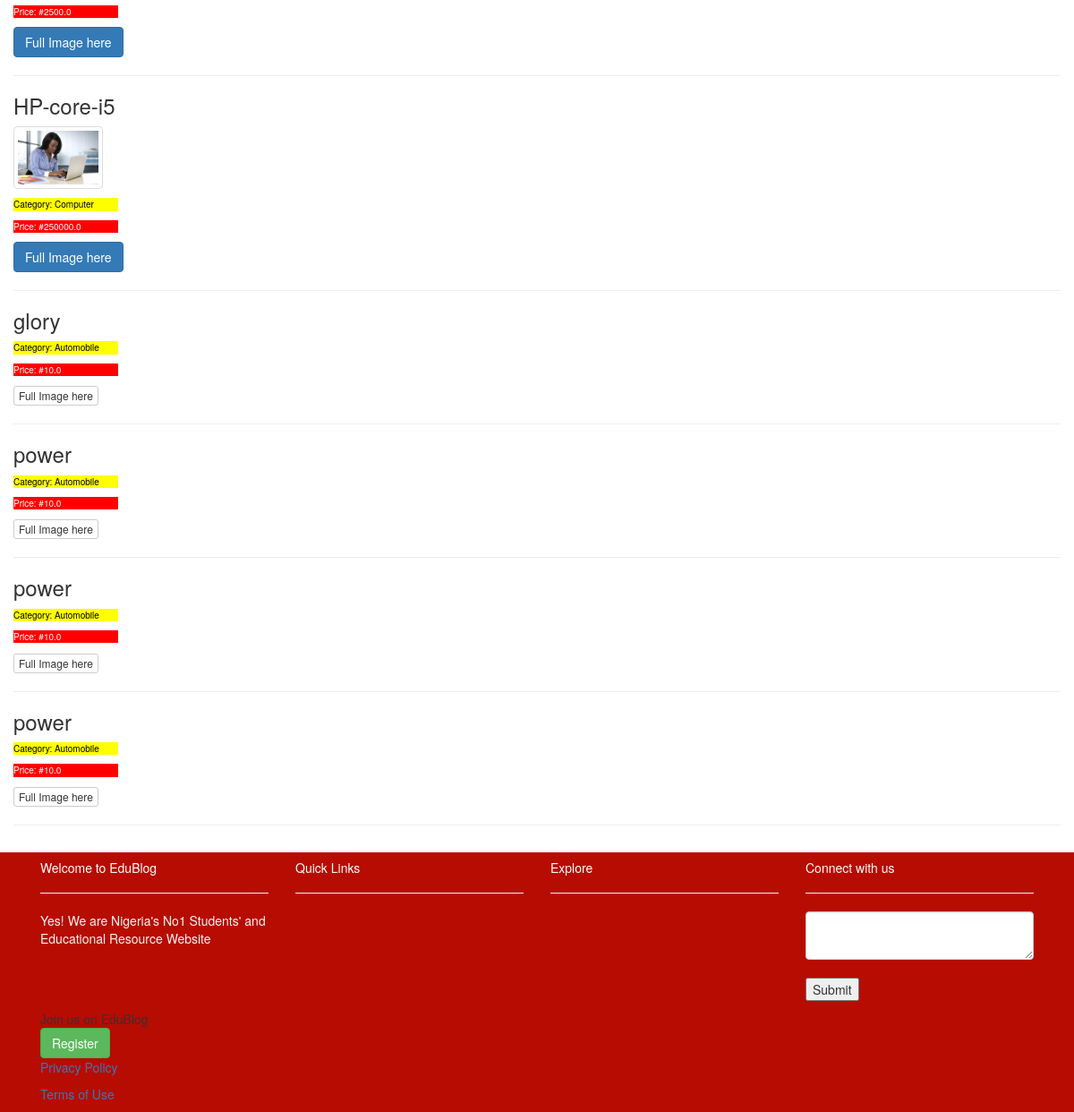
The app's page /products/ (lower part), older data.
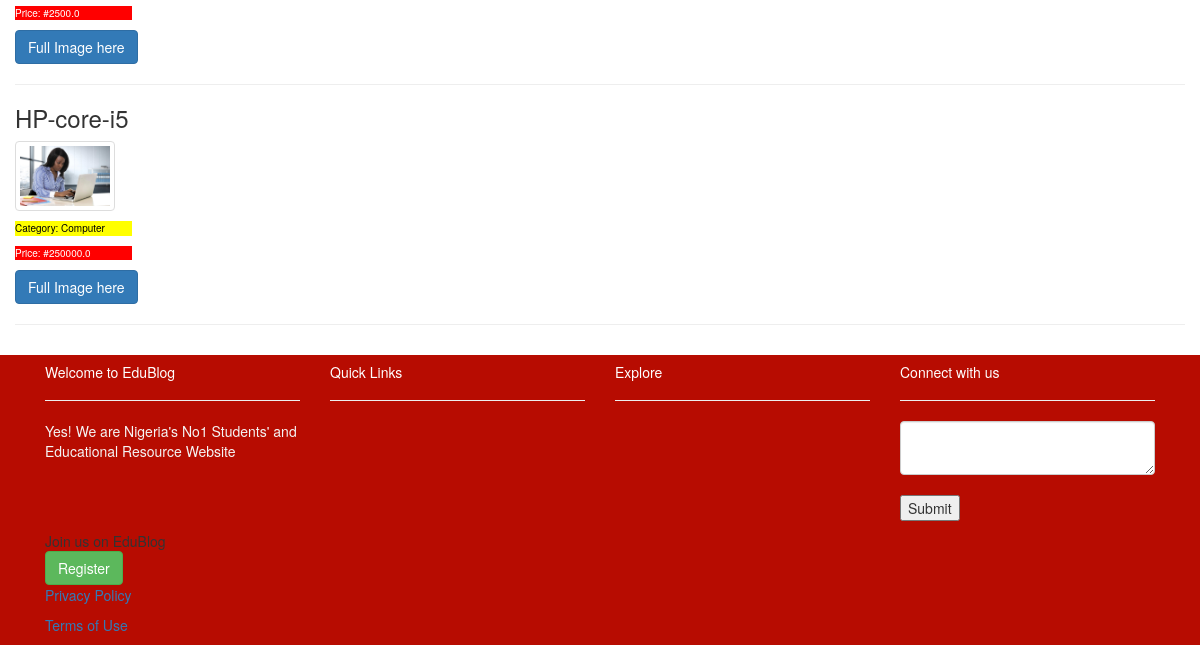
The same page, newer data.
### blogs/models.py (models this page shows, shortened)
class Market(models.Model):
	user =models.ForeignKey(User, on_delete=models.CASCADE, blank=True, null=True)
	category=models.CharField(max_length=10, choices=category_choices)
	product_name=models.CharField(max_length=100)
	product_price=models.FloatField(default=10.00)
	post=models.DateTimeField(auto_now_add=True)
	product_image=models.FileField(null=True, blank=True, default='default-img.png', upload_to='comment-img/')
	contact_details=models.IntegerField(null=True, blank=True)

### blogs/views.py (the view)
# urls.py: path('products/', MarkeTemplateView.as_view(), name='products'),
class MarkeTemplateView(TemplateView):
	template_name='blogs/market.html'
	model=Market
	def get(self,request, *args, **kwargs):
		q=request.GET.get('q') if request.GET.get('q') !=None else ''
		products=Market.objects.filter(product_name__icontains=q)
		return render (request, self.template_name, {'products':products})

### blogs/templates/blogs/market.html (shortened to what this page needs)
{% extends 'base.html'%}
{% block content%}
<div class="container">
	<div class="row " style="margin-bottom:10px;">
		{%for product in products%}
		<div >
			<h3>{{product.product_name}}</h3>
			{% if product.product_image %}
			<a href="{%url 'blogs:product-detail' product.pk%}" ><img src="{{product.product_image.url}}" class="img-thumbnail" alt="product image" width="100" height="100"></a>
			<p class="category">Category: {{product.category}}</p>
			<p class="price">Price: #{{product.product_price}}</p>
			<div class="btn-group">
			  <button type="button" class="btn btn-primary"><a href="{{product.product_image.url}}" style="color:white;">Full Image here</a> </button>
			</div>
			{%else%}
			<p class="category">Category: {{product.category}}</p>
			<p class="price">Price: #{{product.product_price}}</p>
			<a href="" class="btn btn-xs btn-default">Full Image here</a>
			{%endif%}
		</div><hr>
		{%endfor%}
	</div>
</div>
{% endblock content%}

Row changes from the older to the newer data that the page shows:
removed Market: product_name "glory", category "Automobile", product_price "10.0"
removed Market: product_name "power", category "Automobile", product_price "10.0"
removed Market: product_name "power", category "Automobile", product_price "10.0"
removed Market: product_name "power", category "Automobile", product_price "10.0"
